Frame 1 (no input): blank canvas, image omitted
Frame 60 (no input): blank canvas, image omitted
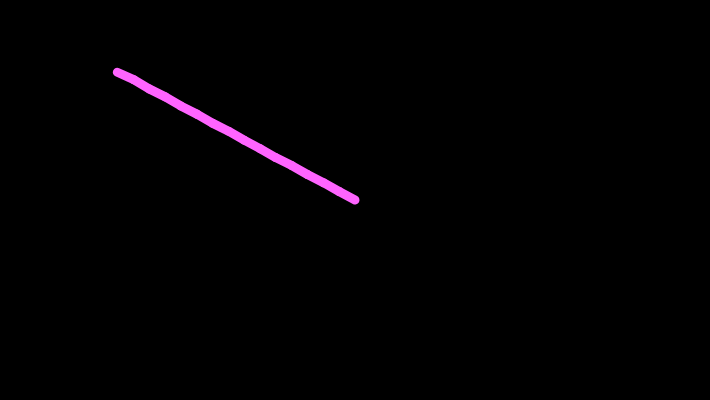
Frame 120 (the mouse pressed at the canvas centre since frame 60)

The p5.js sketch whose frames 1 and 60 were blank and that drew this single picture after the mouse press (run headless with seeded random() and noise() and a simulated clock; from frame 60 on, the mouse is pressed at the canvas centre):

// p5.js sketch
// ── sketch.js
/**Brenna Rowan */


let x = [],
  y = [],
  segNum = 15,
  segLength = 18;

for (let i = 0; i < segNum; i++) {
  x[i] = 0;
  y[i] = 0;
}

function setup() {
  createCanvas(710, 400);
  strokeWeight(9);
  stroke(255, 100,255);
}

function draw() {
  background(0);
  dragSegment(0, mouseX, mouseY);
  for (let i = 0; i < x.length - 1; i++) {
    dragSegment(i + 1, x[i], y[i]);
  }
}

function dragSegment(i, xin, yin) {
  const dx = xin - x[i];
  const dy = yin - y[i];
  const angle = atan2(dy, dx);
  x[i] = xin - cos(angle) * segLength;
  y[i] = yin - sin(angle) * segLength;
  segment(x[i], y[i], angle);
}

function segment(x, y, a) {
  push();
  translate(x, y);
  rotate(a);
  line(0, 0, segLength, 0);
  pop();
}
// ── index - Copy.html
<!DOCTYPE html>
<html lang="">
  <head>
    <meta charset="utf-8">
    <meta name="viewport" content="width=device-width, initial-scale=1.0">
    <title>p5.js drawing</title>
    <style> body {padding: 0; margin: 0;} </style>
    <script src="../p5.min.js"></script>
    <script src="../addons/p5.dom.min.js"></script>
    <script src="sketch2.js"></script>
  </head>
  <body>
  </body>
</html>

// ── sketch2.js
/**Brenna Rowan */


let angle = 0;

function setup() {
  createCanvas(710, 400);
  background(102);
  noStroke();
  fill(0, 102);
}

function draw() {
  // Draw only when mouse is pressed
  if (mouseIsPressed === true) {
    angle += 5;
    let val = cos(radians(angle)) * 12.0;
    for (let a = 0; a < 360; a += 75) {
      let xoff = cos(radians(a)) * val;
      let yoff = sin(radians(a)) * val;
      fill(8,152,232);
      ellipse(mouseX + xoff, mouseY + yoff, val, val);
    }
    fill(255);
    ellipse(mouseX, mouseY, 3, 4);
  }
}
